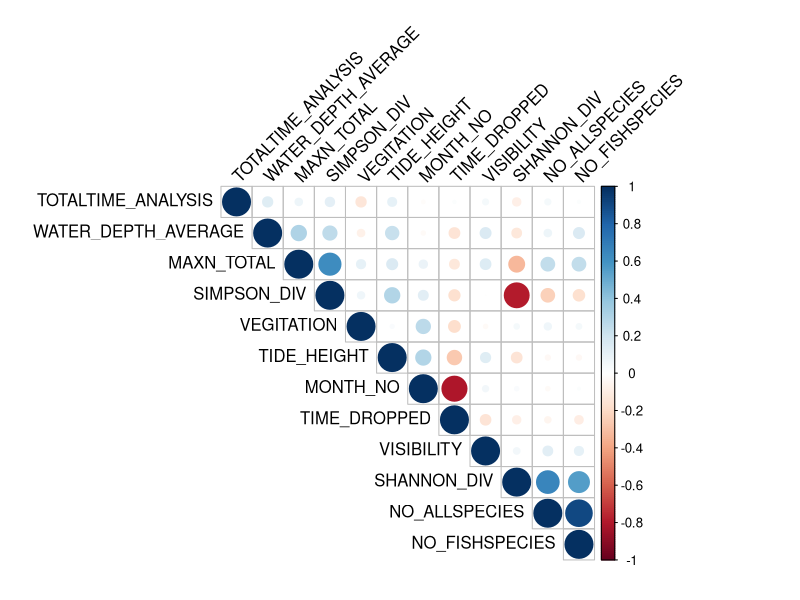
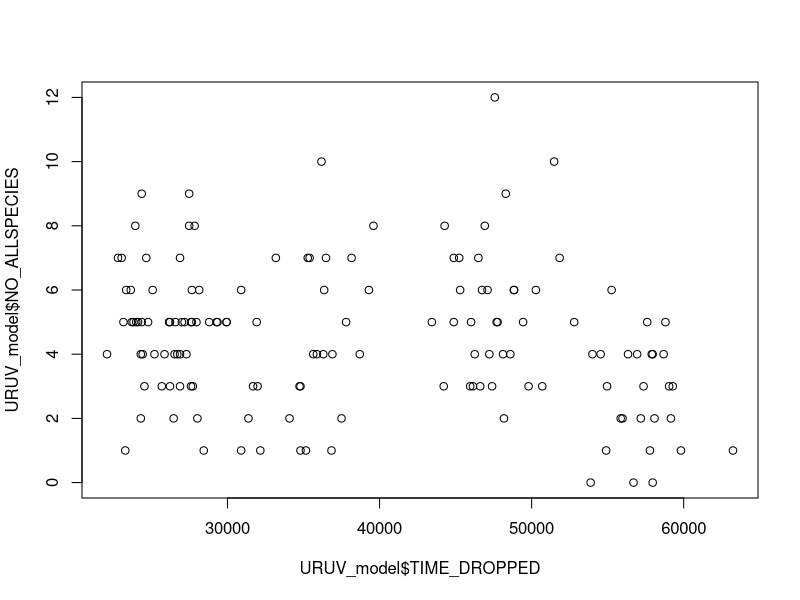

These charts were generated, in order, by the following R code:
library(dplyr)
library(corrplot)
#library(hms)
library(lubridate)
library(mgcv)

# SHOULD I PULL IN DAILY TEMPERATURE DATA
# MODEL TESTS: VIF (Variance Inflation Factor) after an initial model fit — VIF > 5–10 is a warning sign. 
#   always inspect each smooth's effective degrees of freedom (edf): if edf ≈ 1
#   Samples are pseudorepolicated in Desa and Habitat type. 

setwd('C:/Users/swulfing/Documents/GitHub/TanakekeProject/URUVS/Datasheets')
URUV_data <- read.csv('MasterRecordingData_clean.csv')


# TESTING FOR COLLINEARITY BETWEEN VARS
URUV_model <- URUV_data %>%
  select("MONTH", "DESA", "SITENAME_COMBINE",  "SITE_TYPE", "TIME_DROPPED", "VEGITATION", "VISIBILITY", "WEATHER", "TIDE_HEIGHT", "TIDE_DIRECTION", "WATER_DEPTH_AVERAGE", "TOTALTIME_ANALYSIS", "NO_ALLSPECIES", "NO_FISHSPECIES", "MAXN_TOTAL", "SHANNON_DIV", "SIMPSON_DIV" )%>%
  mutate(MONTH_NO = case_when(
    MONTH == "FEBRUARY" ~ 2,
    MONTH == "MARCH" ~ 3,
    MONTH == "APRIL" ~ 4,
    MONTH == "MAY" ~ 5,
    MONTH == "JUNE" ~ 6,
    MONTH == "JULY" ~ 7,
    MONTH == "AUGUST" ~ 8,
    MONTH == "SEPTEMBER" ~ 9,
  ))

URUV_model$TIME_DROPPED <- period_to_seconds(lubridate::hms(URUV_model$TIME_DROPPED))
URUV_model$MONTH <- factor(URUV_model$MONTH, levels = c("JANUARY", "FEBRUARY", "MARCH", "APRIL", "MAY", "JUNE",
                                                      "JULY", "AUGUST", "SEPTEMBER", "OCTOBER", "NOVEMBER", "DECEMBER"))
URUV_model$SITE_TYPE <- factor(URUV_model$SITE_TYPE, levels = c("D", "E", "L"))
URUV_model$DESA <- factor(URUV_model$DESA)

URUV_model_cont <- URUV_model %>%
  select(-c('MONTH', 'WEATHER', 'DESA', 'SITENAME_COMBINE', 'TIDE_DIRECTION', "SITE_TYPE"))
  

idk <- cor(URUV_model_cont, method = "pearson", use="complete.obs")# cor(URUV_model_cont, method = c("pearson", "kendall", "spearman"), use="complete.obs")

corrplot(idk, type = 'upper', order = "hclust", 
         tl.col = "black", tl.srt = 45)

## The pearsons coeff for Tide height and time of day is -0.26546621 and time of day vs avg water depth is 0.14719866. Tide height vs water depth was 0.22811888. indicating not collinear which makes sense because high tide changed drastically throughout the day and high tide had a big month to month depth range.

# WARNING I THINK MONTH AND TIME DROPPED ARE COLLINEAR WHICH MAKES SENSE BECAUSE WE PRETTY MUCH HAD A DIFFERETN START TIME BASED ON TIDES EACH MONTH
plot(x = URUV_model$TIME_DROPPED, y = URUV_model$NO_ALLSPECIES)

# Now checking for linear relationships


# Responses: total maxn, total species, shannon diversity, simpson diversity
# Continuous predictors: Time of day, Vegitation, Tide Height, Month? (I'll probably consider this catgorical but will test anyways)


# l1_1 <- lm(MAXN_TOTAL ~ TIME_DROPPED, data = URUV_model) # not normal, non-linear
# l2_1 <- lm(NO_ALLSPECIES ~ TIME_DROPPED, data = URUV_model) # not normal, non-linear
# l3_1 <- lm(SHANNON_DIV ~ TIME_DROPPED, data = URUV_model) # not normal, non-linear
# 
# l1_2 <- lm(MAXN_TOTAL ~ VEGITATION, data = URUV_model)
# l1_3 <- lm(MAXN_TOTAL ~ TIDE_HEIGHT, data = URUV_model)
# l1_4 <- lm(MAXN_TOTAL ~ WATER_DEPTH_AVERAGE, data = URUV_model)
# l1_5 <- lm(MAXN_TOTAL ~ MONTH_NO, data = URUV_model)


m1 <- gam(MAXN_TOTAL ~
            s(TIME_DROPPED, bs = "cc") +   # cyclic smooth for time of day
            s(TIDE_HEIGHT) +
            s(VEGITATION) +
            # Month +                      
            s(SITE_TYPE, bs = 're') +               # ordered factor
            s(DESA, bs = 're') +                       # nominal factor
            as.factor(WEATHER),
          family = poisson(),                 # negative binomial for count data
          method = "REML",              #
          data = URUV_model)

summary(m1)


# NEXT STEPS: GO THROUGH DIAGNOSTICS
# HOW TO CONSIDER VIDEO TIME AND VISIBILITY?
# SOO NOTES ABOVE FOR OTHER TESTS
# DO MODELS FOR OTHER RESPONSE VARIABLES
